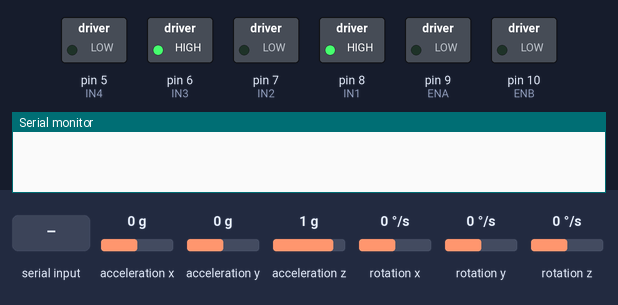
Bench run of a sketch on a simulated Arduino Uno, built with avr-gcc and run on an emulated ATmega328P. Parts: switched loads named in the sketch (green lamp = pin HIGH), the last lines printed to the serial monitor. The test bench sets the inputs (shaded band); at power-on: acceleration x 0 g, acceleration y 0 g, acceleration z 1 g, rotation x 0 °/s, rotation y 0 °/s, rotation z 0 °/s.

Above: at 1.2 s.
1.3 s: "90,45\n" received over Serial
At 2.5 s:
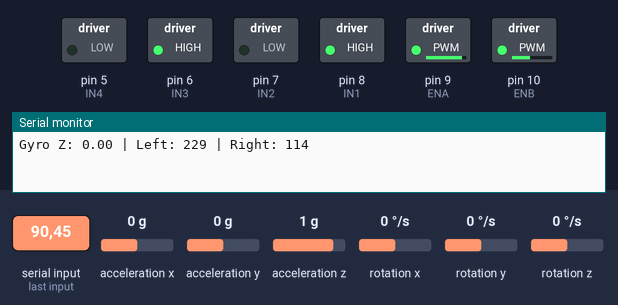
2.8 s: "30,150\n" received over Serial
At 3.8 s:
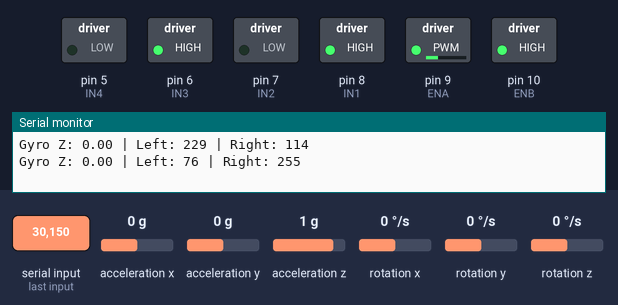
Timing chart, 0 to 5.8 s (numbered marks = the images above; inputs shaded):
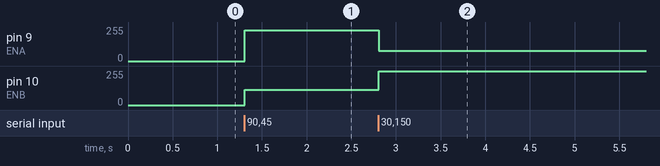

Measured:
- after the input at 1.3 s, pin 9 (ENA): 0/255 → 229/255 at once; pin 10 (ENB): 0/255 → 114/255 at once
- after the input at 2.8 s, pin 9 (ENA): 229/255 → 76/255 at once; pin 10 (ENB): 114/255 → 255/255 at once

The sketch:

motor_control_with_mpu6050.ino
```cpp
#include <Wire.h>
#include <MPU6050.h>

MPU6050 mpu;

const int ENA = 9;
const int IN1 = 8;
const int IN2 = 7;

const int ENB = 10;
const int IN3 = 6;
const int IN4 = 5;

String inputString = "";
bool stringComplete = false;

void setup() {
  Serial.begin(9600);
  Wire.begin();
  mpu.initialize();

  if (!mpu.testConnection()) {
    Serial.println("MPU6050 connection failed!");
    while (1);
  }

  pinMode(ENA, OUTPUT);
  pinMode(IN1, OUTPUT);
  pinMode(IN2, OUTPUT);

  pinMode(ENB, OUTPUT);
  pinMode(IN3, OUTPUT);
  pinMode(IN4, OUTPUT);

  // Set motors forward by default
  digitalWrite(IN1, HIGH); digitalWrite(IN2, LOW);
  digitalWrite(IN3, HIGH); digitalWrite(IN4, LOW);
}

void loop() {
  // Read incoming speed command
  if (Serial.available()) {
    char inChar = (char)Serial.read();
    if (inChar == '\n') {
      stringComplete = true;
    } else {
      inputString += inChar;
    }
  }

  if (stringComplete) {
    int leftSpeed, rightSpeed;
    if (sscanf(inputString.c_str(), "%d,%d", &leftSpeed, &rightSpeed) == 2) {
      // Read gyro Z-axis (yaw rotation rate)
      int16_t gx, gy, gz;
      mpu.getRotation(&gx, &gy, &gz);

      // Convert to degrees/sec (approx. using sensitivity = 131 LSB/deg/s)
      float yawRate = gz / 131.0;

      // Apply correction factor to smooth turn
      // If yawRate is high (fast turn), slow down motors a bit
      float correctionFactor = constrain(1.0 - abs(yawRate) / 200.0, 0.7, 1.0);

      // Adjust speeds with correction
      leftSpeed = leftSpeed * correctionFactor;
      rightSpeed = rightSpeed * correctionFactor;

      // Limit PWM range
      leftSpeed = constrain(map(leftSpeed, 0, 100, 0, 255), 0, 255);
      rightSpeed = constrain(map(rightSpeed, 0, 100, 0, 255), 0, 255);

      // Set motor speeds
      analogWrite(ENA, leftSpeed);
      analogWrite(ENB, rightSpeed);

      // Debug print
      Serial.print("Gyro Z: "); Serial.print(yawRate);
      Serial.print(" | Left: "); Serial.print(leftSpeed);
      Serial.print(" | Right: "); Serial.println(rightSpeed);
    }

    inputString = "";
    stringComplete = false;
  }
}
```
